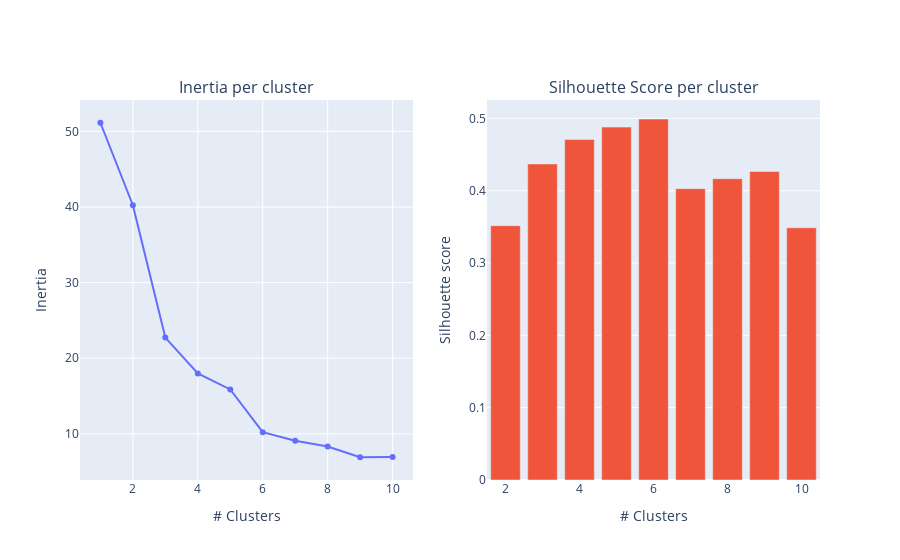

Notebook code for this chart:
### Code cell
fig = make_subplots(rows=1, cols=2, subplot_titles=("Inertia per cluster", "Silhouette Score per cluster"))

# Create DataFrame for within the Within-sum-of-square
wcss_frame = pd.DataFrame(wcss)
k_frame = pd.Series(k_elbow)

# Create figure
fig.add_trace(
    go.Scatter(x=k_frame, y=wcss_frame.iloc[:,-1]),
    row=1, col=1
)
fig.update_xaxes(title_text="# Clusters", row=1, col=1)
fig.update_yaxes(title_text="Inertia", row=1, col=1)

# Create a data frame computer mean silhouette score
cluster_scores=pd.DataFrame(sil)
k_frame = pd.Series(k_sil)

# Create figure
fig.add_trace (
    go.Bar(x=k_frame, y=cluster_scores.iloc[:, -1]),
    row=1, col=2
)
fig.update_xaxes(title_text="# Clusters", row=1, col=2)
fig.update_yaxes(title_text="Silhouette score", row=1, col=2)

# Render
fig.update_layout(showlegend=False)
fig.show(renderer="vscode") # if using workspace

### Figure 1 — Plotly figure (JSON) as saved in the notebook; plotly's stock layout.template omitted (floating-point values rounded to 4 significant figures)
{"data": [{"type": "scatter", "x": [1, 2, 3, 4, 5, 6, 7, 8, 9, 10], "xaxis": "x", "y": [51.14, 40.24, 22.73, 17.98, 15.88, 10.23, 9.104, 8.335, 6.912, 6.957], "yaxis": "y"}, {"type": "bar", "x": [2, 3, 4, 5, 6, 7, 8, 9, 10], "xaxis": "x2", "y": [0.3516, 0.437, 0.4709, 0.4879, 0.4991, 0.4028, 0.4166, 0.4266, 0.3488], "yaxis": "y2"}], "layout": {"annotations": [{"font": {"size": 16}, "showarrow": false, "text": "Inertia per cluster", "x": 0.225, "xanchor": "center", "xref": "paper", "y": 1, "yanchor": "bottom", "yref": "paper"}, {"font": {"size": 16}, "showarrow": false, "text": "Silhouette Score per cluster", "x": 0.775, "xanchor": "center", "xref": "paper", "y": 1, "yanchor": "bottom", "yref": "paper"}], "showlegend": false, "xaxis": {"anchor": "y", "domain": [0, 0.45], "title": {"text": "# Clusters"}}, "xaxis2": {"anchor": "y2", "domain": [0.55, 1], "title": {"text": "# Clusters"}}, "yaxis": {"anchor": "x", "domain": [0, 1], "title": {"text": "Inertia"}}, "yaxis2": {"anchor": "x2", "domain": [0, 1], "title": {"text": "Silhouette score"}}}}
